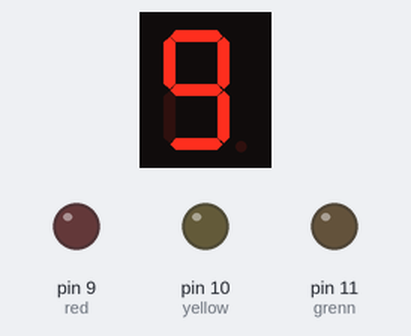
A sketch run on a simulated Arduino Uno, built with avr-gcc and run on an emulated ATmega328P. Shown: 1-digit seven-segment display, output pins drawn as LEDs (lit = HIGH).

Above: at 0.1 s.
At 1.1 s:
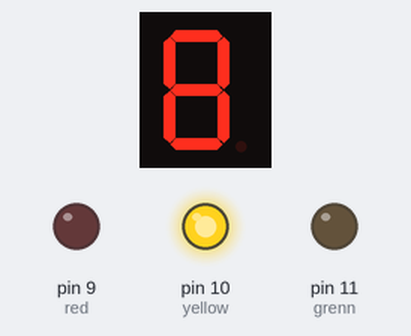
At 2.1 s:
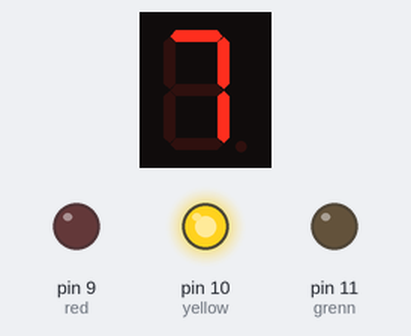
At 5.2 s:
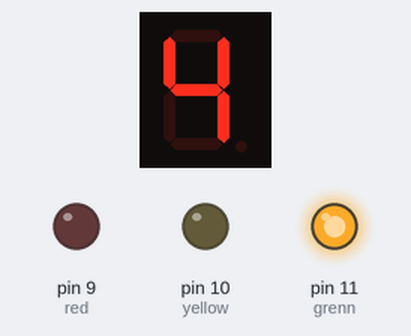
At 7.2 s:
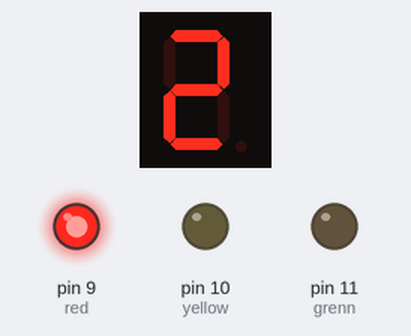
At 10.3 s:
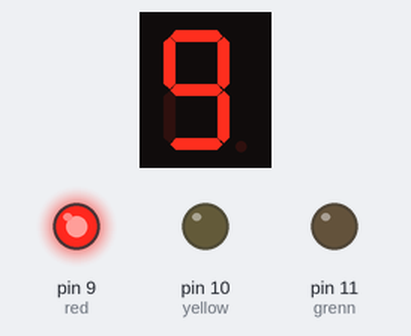
Timing chart, 0 to 39.2 s (numbered marks = the images above):
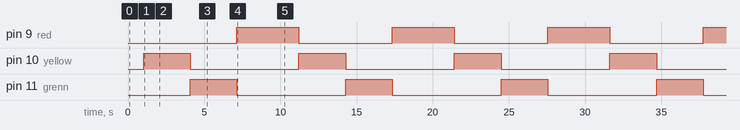

The sketch:

Trafic_light.ino
```cpp
#include "SevSeg.h"
SevSeg S;

byte CommonPins[] = {};
byte SegPins[] = {2,3,4,5,6,7,8};

int red = 9;
int yellow = 10;
int grenn = 11;
  void setup()
   {
    S.begin(COMMON_CATHODE, 1, CommonPins, SegPins, 1);
    pinMode(9, OUTPUT);
    pinMode(10, OUTPUT);
    pinMode(11, OUTPUT);

   }

  void loop()
   {
      for(int i=9;i>=0;i--)
      {
        display(i);
        delay(1000);
        if(i<=9 && i>=7)
        {
          digitalWrite(yellow, HIGH);
          digitalWrite(red, LOW);
          digitalWrite(grenn, LOW);
        }
        else if(i<=6 && i>=  4)
        {
          digitalWrite(grenn, HIGH);
          digitalWrite(yellow, LOW);
          digitalWrite(red, LOW);
        }
        else
        {
          digitalWrite(red, HIGH);
          digitalWrite(grenn, LOW);
          digitalWrite(yellow, LOW);
        }
      }
   }

   void display(int num)
   {
    S.setNumber(num);
    S.refreshDisplay();
    delay(20);
   }
```

Measured:
- by itself, pin 9 (red): alternates HIGH for 4.1 s and LOW for 6.1 s
- by itself, pin 10 (yellow), pin 11 (grenn): alternates HIGH for 3.1 s and LOW for 7.1 s
- by itself, everything shown: repeats every 10.2 s, in 10 steps
- what the display in image 1 shows lasts 1.0 s, from 1.0 s to 2.0 s
